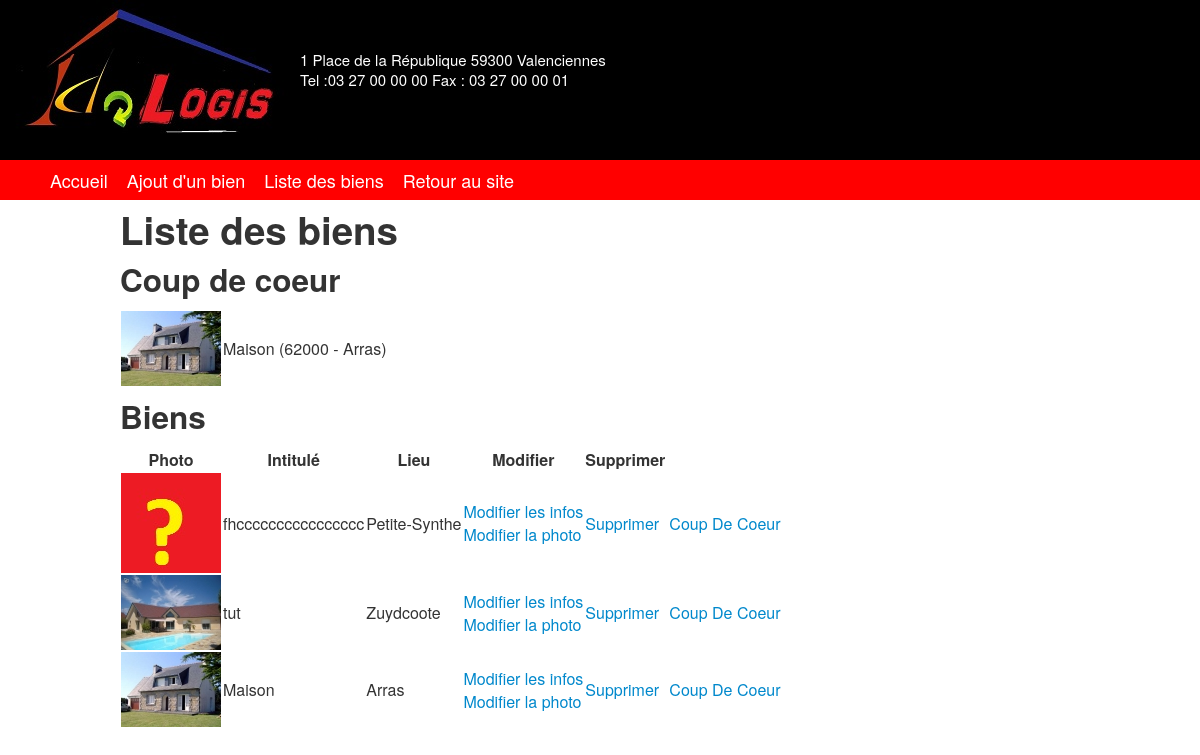
Screenshot of /toor/cGestionBien.php with the database file from the repository.
### tables this page shows
CREATE TABLE IF NOT EXISTS `bien` (
  `IdBien` int(11) NOT NULL AUTO_INCREMENT,
  `IntituleBien` varchar(255) NOT NULL,
  `NbChambresBien` int(11) NOT NULL,
  `GarageBien` varchar(255) NOT NULL,
  `JardinBien` varchar(255) NOT NULL,
  `PrixBien` int(11) NOT NULL,
  `EnergieBien` varchar(255) NOT NULL,
  `photoBien` varchar(100) NOT NULL DEFAULT 'defaut.jpg',
  `CommuneBien` int(11) NOT NULL,
  PRIMARY KEY (`IdBien`),
  KEY `CommuneBien` (`CommuneBien`)
);

CREATE TABLE IF NOT EXISTS `commune` (
  `IdCommune` int(11) NOT NULL AUTO_INCREMENT,
  `CodePostalCommune` varchar(5) NOT NULL,
  `NomCommune` varchar(50) NOT NULL,
  `SecteurCommune` int(11) NOT NULL,
  PRIMARY KEY (`IdCommune`),
  KEY `SecteurCommune` (`SecteurCommune`)
);

### toor/modeles/fonctions_admin.php (called while the page is built, shortened)
<?php
function getListeDesBiens(){
	$req = 'SELECT * FROM Bien, Commune WHERE Bien.CommuneBien=Commune.idCommune';
	$res = mysql_query($req);
	return $res;
}
function getCoupDeCoeur(){
	$req = 'SELECT * FROM Bien, coupdecoeur, commune WHERE coupdecoeur.IdBienCoupDeCoeur = Bien.idBien AND commune.idCommune = Bien.CommuneBien';
	$cdc = mysql_query($req);
	$coupDeCoeur = mysql_fetch_array($cdc);
	return $coupDeCoeur;
}
?>

### toor/vues/biens/listeBiens.php (the view, shortened to what this page needs)
<h1>Liste des biens</h1>
<h2>Coup de coeur</h2>
<table>
	<tr>
		<td><?php echo '<img src="../style/biens/miniatures/'.$coupDeCoeur['photoBien'].'" />'; ?></td>
		<td><?php echo $coupDeCoeur['IntituleBien'].' ('.$coupDeCoeur['CodePostalCommune'].' - '.$coupDeCoeur['NomCommune'].')'; ?></td>
	</tr>
</table>
<h2>Biens</h2>
<?php
if (mysql_num_rows($listeBiens)==0) {
	echo '<p> Il n\'y a pas de resultats.</p>';
}else{
?>
	<table>
		<tr>
			<th> Photo</th>
			<th> Intitulé </th>
			<th> Lieu </th>
			<th> Modifier </th>
			<th> Supprimer </th>
		</tr>
<?php
		while ($row=mysql_fetch_array($listeBiens)) {
			echo '<tr>
				<td><img src="../style/biens/miniatures/'.$row['photoBien'].'" /></td>
				<td>'.$row['IntituleBien'].' </td>
				<td>'.$row['NomCommune'].' </td>
				<td><a href="cGestionBien.php?action=formulaireModification&idBien='.$row['IdBien'].'">Modifier les infos</a><br/><a href="cGestionBien.php?action=formulairePhoto&idBien='.$row['IdBien'].'">Modifier la photo</a></td>
				<td><a href="cGestionBien.php?action=supprimerBien&idBien='.$row['IdBien'].'">Supprimer</a><td>
				<td><a href="cGestionBien.php?action=mettreNouveauCoupDeCoeur&idBien='.$row['IdBien'].'">Coup De Coeur</a><td>
			</tr> ';
		}
	echo "</table>";
}
?>

### toor/includes/hautPage.php (shortened to what this page needs)
<html xmlns="http://www.w3.org/1999/xhtml">
	<head>
		<link rel="stylesheet" media="screen" href="bootstrap/css/bootstrap-responsive.min.css">
		<link rel="stylesheet" media="screen" href="bootstrap/css/bootstrap.min.css">
		<link rel="stylesheet" media="screen" href="style/design.css">
	</head>
	<?php include("modeles/connexion_BDD.php"); include("modeles/fonctions_admin.php"); ?>
	<body>
		<div id="entete" >
			<img src="../style/images/logo_accueil.jpg">
			<p>1 Place de la République  59300 Valenciennes <br> Tel :03 27 00 00 00  Fax : 03 27 00 00 01</p>
		</div>
		<div id="menu">
			<a href="index.php">Accueil</a>
			<a href="cGestionBien.php?action=formulaireCreation">Ajout d'un bien</a>
			<a href="cGestionBien.php">Liste des biens</a>
			<a href="../index.php">Retour au site</a>
		</div>
		<div id="corp">

### toor/cGestionBien.php (shortened to what this page needs)
<?php
include("includes/hautPage.php");
if(isset($_GET['action'])){
	$action=$_GET['action'];
}else{
	$action="initial";
}
switch ($action)
{
	case 'initial':
		$listeBiens = getListeDesBiens();
		$coupDeCoeur = getCoupDeCoeur();
		include("vues/biens/listeBiens.php");
	break;
}
include("includes/basPage.php");
?>

### toor/includes/basPage.php (shortened to what this page needs)
	</div>
	</body>
</html>

### toor/style/design.css (style rules this page uses)
html { margin: 0; padding: 0; }
body { margin: 0; padding: 0; }
#entete { background-color: black; margin: 0; padding: 0; padding-bottom: 10px; height: 150px; }
#entete img { float: left; }
#entete p { color: white; padding-top: 50px; font-size: 15px; }
#corp { margin-top: 15px; width: 80%; margin: auto; padding-bottom: 10px; margin-bottom: 10px; }
#menu { position:relative; margin: auto; background-color: red; height:30px; padding-top: 10px; padding-left: 50px; }
#menu a { color: white; font-size: 18px; padding-right: 15px; }

### rows the page displays
bien: photoBien (picture), IntituleBien "Maison", CommuneBien.CodePostalCommune "62000", CommuneBien.NomCommune "Arras"
bien: photoBien (picture), IntituleBien "fhcccccccccccccccc", CommuneBien.NomCommune "Petite-Synthe"
bien: photoBien (picture), IntituleBien "tut", CommuneBien.NomCommune "Zuydcoote"
